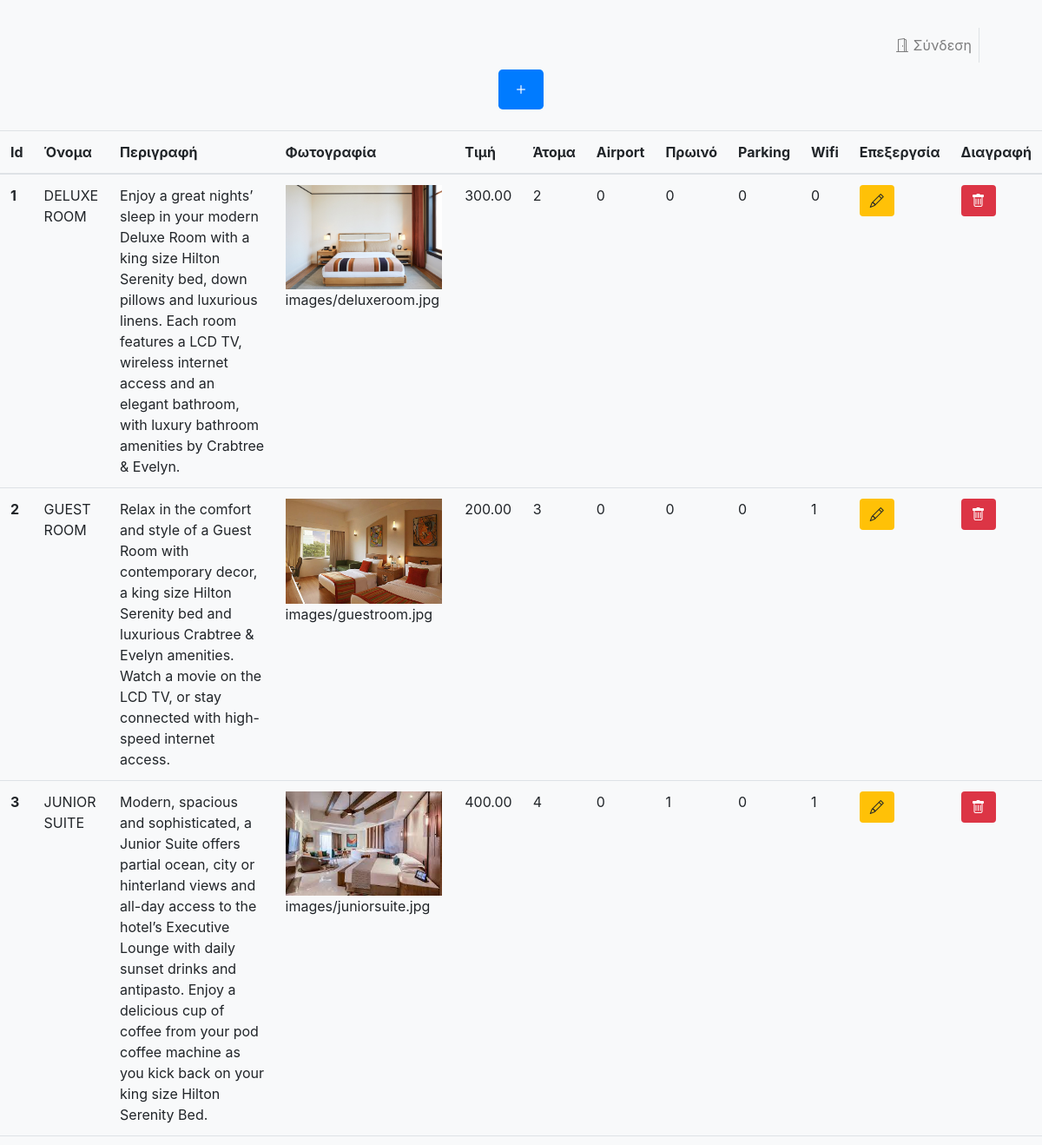
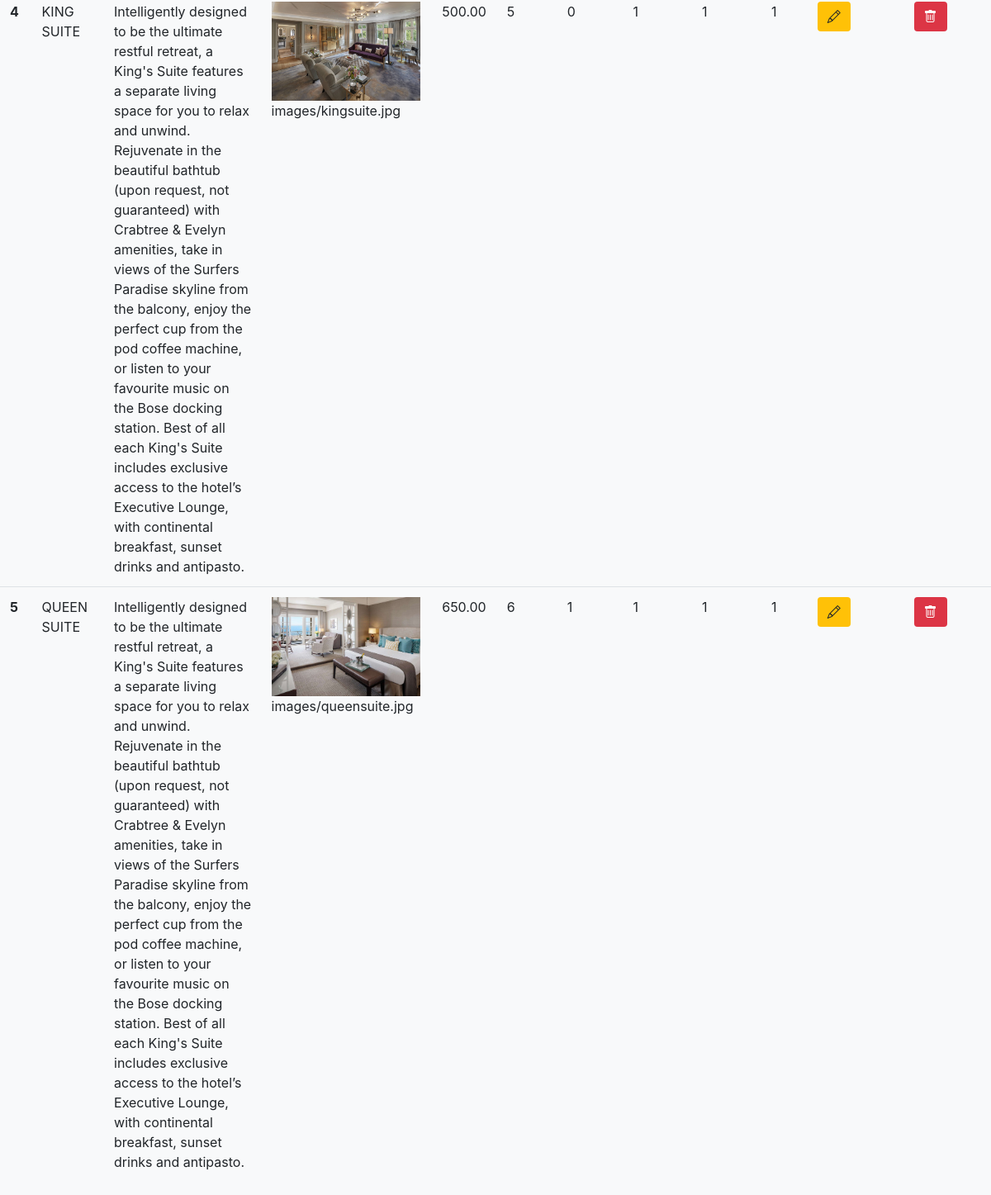
Page /Unipihotel/adminRooms.php on the committed database (2 pictures, top to bottom).
### tables this page shows
CREATE TABLE `rooms` (
  `id` int(11) NOT NULL,
  `roomName` varchar(255) NOT NULL,
  `description` varchar(2550) NOT NULL,
  `image` varchar(255) NOT NULL,
  `price` double(11,2) NOT NULL,
  `numberOfGuests` int(10) NOT NULL,
  `airportPickup` int(2) NOT NULL,
  `breakfast` int(2) NOT NULL,
  `parking` int(2) NOT NULL,
  `wifi` int(2) NOT NULL,
  `created` timestamp NOT NULL DEFAULT current_timestamp() ON UPDATE current_timestamp()
);

### Unipihotel/adminRooms.php (the view, shortened to what this page needs)
<!doctype html>
<html lang="en">
	<head>
		<link rel="stylesheet" href="https://cdn.jsdelivr.net/npm/bootstrap-icons@1.5.0/font/bootstrap-icons.css">
		<link rel="stylesheet" href="https://stackpath.bootstrapcdn.com/bootstrap/4.3.1/css/bootstrap.min.css">
	</head>
	<body class="bg-light">
		<?php include_once('adminNavbar.php')?>
        <?php include_once('db_conn.php')?>
		<div class="d-flex justify-content-center"><button class="btn btn-primary btn-lg" data-toggle="modal" data-target="#roomModal" style="border:none;"><i class="bi bi-plus"></i></button></div>
		<br/>
        <table class="table table-hover">
            <thead>
                <tr>
                    <th scope="col">Id</th>
                    <th scope="col">Όνομα</th>
                    <th scope="col">Περιγραφή</th>
                    <th scope="col">Φωτογραφία</th>
                    <th scope="col">Τιμή</th>
                    <th scope="col">Άτομα</th>
                    <th scope="col">Airport</th>
                    <th scope="col">Πρωινό</th>
                    <th scope="col">Parking</th>
                    <th scope="col">Wifi</th>
                    <th scope="col">Επεξεργσία</th>
                    <th scope="col">Διαγραφή</th>
                </tr>
            </thead>
            <tbody>
		<?php
           $sql = "SELECT * FROM rooms";
           $result = $conn->query($sql);
           if ($result->num_rows > 0) {
            while($document = $result->fetch_assoc()) {
                echo '<tr>
                <th scope="row">'.$document['id'].'</th>
                <td>'.$document['roomName'].'</td>
                <td>'.$document['description'].'</td>
                <td><img src="'.$document['image'].'" style="width:180px"/>'.$document['image'].'</td>
                <td>'.$document['price'].'</td>
                <td>'.$document['numberOfGuests'].'</td>
                <td>'.$document['airportPickup'].'</td>
                <td>'.$document['breakfast'].'</td>
                <td>'.$document['parking'].'</td>
                <td>'.$document['wifi'].'</td>
                <td><button onclick="editRoom(\''.$document['id'].'\')" class="btn btn-warning" style="border:none;"><i class="bi bi-pencil"></i></button></td>
                <td><button onclick="deleteRoom(\''.$document['id'].'\')" class="btn btn-danger" style="border:none;"><i class="bi bi-trash"></i></button></td>
                </tr>';
            }
            echo'</tbody>
            </table>';
           }
        ?>
  </body>
</html>

### Unipihotel/adminNavbar.php (shortened to what this page needs)
<!DOCTYPE html>
<html>
    <head>
		<link rel="stylesheet" href="https://cdn.jsdelivr.net/npm/bootstrap-icons@1.5.0/font/bootstrap-icons.css">
		<link rel="stylesheet" href="https://stackpath.bootstrapcdn.com/bootstrap/4.3.1/css/bootstrap.min.css">
    </head>
    <nav class="navbar navbar-expand-lg navbar-light bg-light">
        <div class="collapse navbar-collapse text-right" id="myNavbar">
            <ul class="navbar-nav ml-auto flex-nowrap mt-4 mr-5">
			    <?php
					if(!isset($_SESSION['loggedin'])) {
						echo '<li class="nav-item"><a href="" class="nav-link menu-item border-right mr-2" data-toggle="modal" data-target="#adminModal" ><i class="bi bi-door-open"></i> Σύνδεση</a></li>';
					}
				?>
			</ul>
		</div>
	</nav>
</html>

### rows in the picture
rooms: id "1", roomName "DELUXE ROOM", description "Enjoy a great nights’ sleep in your modern Deluxe Room with a king size Hilton Serenity bed, down pillows and luxurious linens. Each room features a LCD TV, wireless internet access and an elegant bathroom, with luxury bathroom amenities by Crabtree & Evelyn.", image (picture), image "images/deluxeroom.jpg", price "300.00", numberOfGuests "2", airportPickup "0", breakfast "0", parking "0", wifi "0"
rooms: id "2", roomName "GUEST ROOM", description "Relax in the comfort and style of a Guest Room with contemporary decor, a king size Hilton Serenity bed and luxurious Crabtree & Evelyn amenities. Watch a movie on the LCD TV, or stay connected with high-speed internet access.", image (picture), image "images/guestroom.jpg", price "200.00", numberOfGuests "3", airportPickup "0", breakfast "0", parking "0", wifi "1"
rooms: id "3", roomName "JUNIOR SUITE", description "Modern, spacious and sophisticated, a Junior Suite offers partial ocean, city or hinterland views and all-day access to the hotel’s Executive Lounge with daily sunset drinks and antipasto. Enjoy a delicious cup of coffee from your pod coffee machine as you kick back on your king size Hilton Serenity Bed.", image (picture), image "images/juniorsuite.jpg", price "400.00", numberOfGuests "4", airportPickup "0", breakfast "1", parking "0", wifi "1"
rooms: id "4", roomName "KING SUITE", description "Intelligently designed to be the ultimate restful retreat, a King's Suite features a separate living space for you to relax and unwind. Rejuvenate in the beautiful bathtub (upon request, not guaranteed) with Crabtree & Evelyn amenities, take in views of the Surfers Paradise skyline from the balcony, enjoy the perfect cup from the pod coffee machine, or listen to your favourite music on the Bose docking station. Best of all each King's Suite includes exclusive access to the hotel’s Executive Lounge, with continental breakfast, sunset drinks and antipasto.", image (picture), image "images/kingsuite.jpg", price "500.00", numberOfGuests "5", airportPickup "0", breakfast "1", parking "1", wifi "1"
rooms: id "5", roomName "QUEEN SUITE", description "Intelligently designed to be the ultimate restful retreat, a King's Suite features a separate living space for you to relax and unwind. Rejuvenate in the beautiful bathtub (upon request, not guaranteed) with Crabtree & Evelyn amenities, take in views of the Surfers Paradise skyline from the balcony, enjoy the perfect cup from the pod coffee machine, or listen to your favourite music on the Bose docking station. Best of all each King's Suite includes exclusive access to the hotel’s Executive Lounge, with continental breakfast, sunset drinks and antipasto.", image (picture), image "images/queensuite.jpg", price "650.00", numberOfGuests "6", airportPickup "1", breakfast "1", parking "1", wifi "1"
